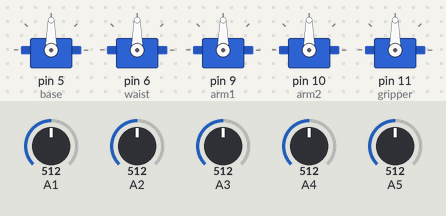
Recording of a sketch running on a simulated Arduino Uno, built with avr-gcc and run on an emulated ATmega328P. On the bench: 5 × servo. Inputs (shaded band) come from the test bench; at power-on: A1 = 512, A2 = 512, A3 = 512, A4 = 512, A5 = 512.

Above: at 1.2 s.
1.3 s: A1 set to 716
At 2.4 s:
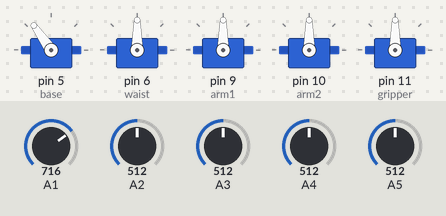
2.8 s: A2 set to 716
At 3.3 s:
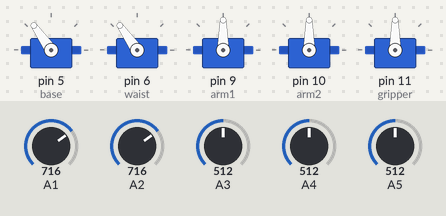
4.3 s: A3 set to 716
At 5.4 s:
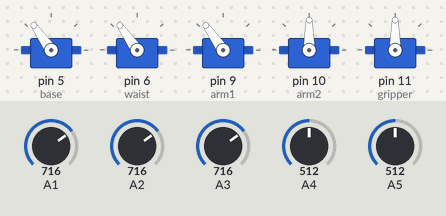
5.8 s: A4 set to 716
At 6.3 s:
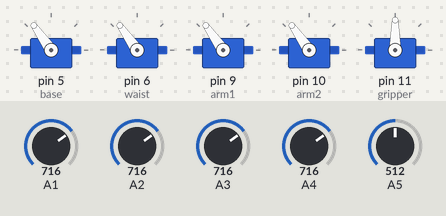
7.3 s: A5 set to 716
At 8.5 s:
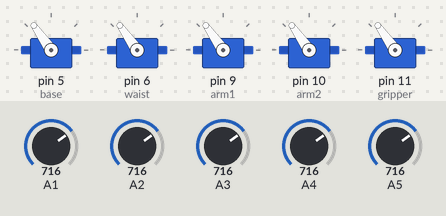
8.8 s: A1 set to 992
At 9.4 s:
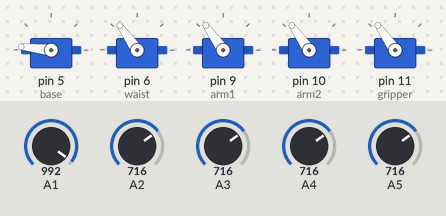
Timing chart, 0 to 11.3 s (numbered marks = the images above; inputs shaded):
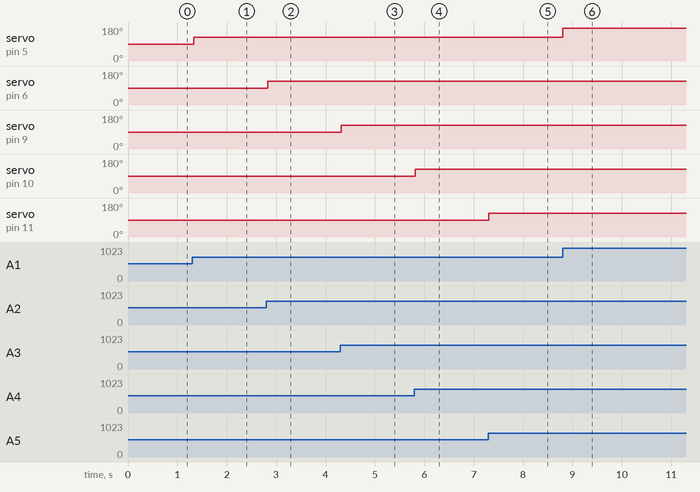

The sketch:

5_servo_control_circuit.ino
```cpp
#include <Servo.h>

Servo base;
Servo waist;
Servo arm1;
Servo arm2;
Servo gripper;

int p1;
int p2;
int p3;
int p4;
int p5;


void setup() {
  base.attach(5);
  waist.attach(6);
  arm1.attach(9);
  arm2.attach(10);
  gripper.attach(11);

}

void loop() {

  p1 = map(analogRead(A1), 0, 1023, 0, 180);
  base.write(p1);
  delay(10);

  p2 = map(analogRead(A2), 0, 1023, 0, 180);
  waist.write(p2);
  delay(10);

  p3 = map(analogRead(A3), 0, 1023, 0, 180);
  arm1.write(p3);
  delay(10);

  p4 = map(analogRead(A4), 0, 1023, 0, 180);
  arm2.write(p4);
  delay(10);

  p5 = map(analogRead(A5), 0, 1023, 0, 180);
  gripper.write(p5);
  delay(10);

}
```

Measured:
- after the input at 1.3 s, servo on pin 5 (base): 90° → 125° at once
- after the input at 2.8 s, servo on pin 6 (waist): 90° → 125° at once
- after the input at 4.3 s, servo on pin 9 (arm1): 90° → 125° at once
- after the input at 5.8 s, servo on pin 10 (arm2): 90° → 125° at once
- after the input at 7.3 s, servo on pin 11 (gripper): 90° → 125° at once
- after the input at 8.8 s, servo on pin 5 (base): 125° → 174° at once
